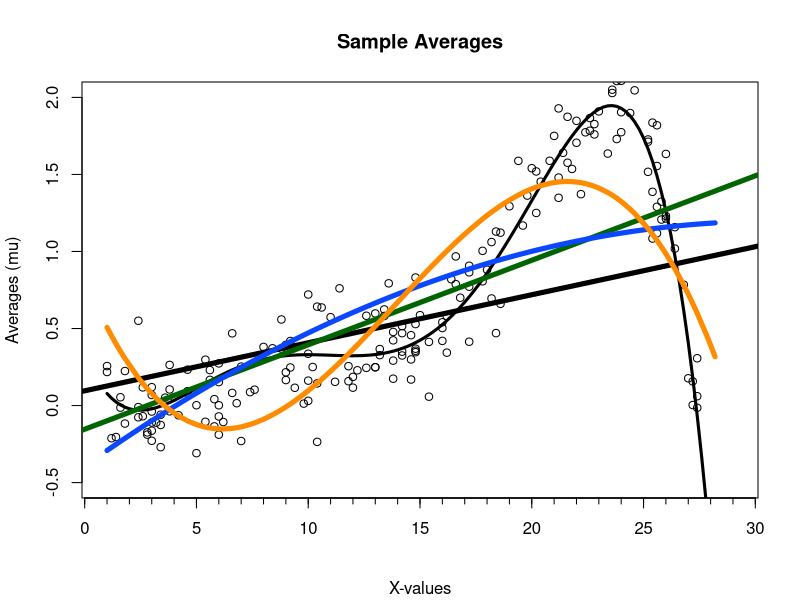

Generate this figure with R:
#x-value range increments with 0.2
x <- seq(1,29,0.2)

#the actual function
real <- function(x){
  y <- ((-(1*10^-5))*x^5 + 0.0006*x^4 - 0.0125*x^3 + 0.11*x^2 - 0.35*x +0.33)
  y <- y
}

y = real(x)

plot(x,y, axes=T, ylim=c(-0.5,2), typ ='l', ann=F, lwd=3)
par(tcl= -0.3, bg= "aliceblue")
axis(1, at=seq(0,30, by=1),labels=F,lwd=1,lwd.ticks=1)

title(main="Sample Averages", sub="X-values", ylab="Averages (mu)")

#real function
real.function = lm(y~x)
abline(real.function, col="black", lwd=5)

xAll = vector()
yAll = vector()


oneSample <- function(x,n){
  mat = matrix(, nrow=n+1, ncol=2)
  mat2 = matrix(, nrow=n+1, ncol=3)
  mat3 = matrix(, nrow=n+1, ncol=4)
  for (i in 1:n){
    xSample <- sample(x, 20, replace=TRUE, prob = NULL)    
    
    #order samples (otherwise messy lines)
    xSample <- sort(xSample, decreasing=FALSE)
    #ySample <- real(xSample)
    #toegevoegd door Jelle
    genSample <- function(x) { 
      return(rnorm(1,mean=real(x), sd=0.2))
    }
    
    ySample <- sapply(xSample, genSample)
    
    #points(xSample,ySample) is a test if the points are actually on the line
    points(xSample,ySample)
    linear.model = lm(ySample~xSample)
    #abline(linear.model, col="red", lwd=1)
    mat[i,]=coef(linear.model)
    
    fit2 <- lm(ySample~xSample + I(xSample^2))
    #show the individual lines of the second order regression lines
    #points(xSample, predict(fit2), type="l", col="#FF0A85", lwd=1)
    mat2[i,]=coef(fit2)
    
    fit3 <- lm(ySample~xSample + I(xSample^2) + I(xSample^3))
    #show the individual lines of the third order regression lines
    #points(xSample,predict(fit3), type="l", col="#66FF33", lwd=1)
    mat3[i,]=coef(fit3)
    
    #Defines all the x-values from the samples and sorts them for smooth lines
    xAll = c(xAll, xSample)
    xAll = sort(xAll)
    yAll = real(xAll)
    
  }
  #Linear regression lines
  avgReg = lm(yAll~xAll)
  if (n==10) {
    abline(lin.reg <- avgReg, col="darkgreen", lwd=5)
    mat[11,] = coef(lin.reg)
  }
  #if (n ==25) {
  #  abline(lin.reg <- avgReg, col="darkgreen", lwd=5)
  #  mat[26,] = coef(lin.reg)
  #}
  #if (n == 250) {
  #  abline(lin.reg <- avgReg, col="darkgreen", lwd=5)
  #  mat[251,] = coef(lin.reg)
  #}
  #quadratic regression lines
  xAll2 = xAll^2
  avgReg2 = lm(yAll~xAll + I(xAll2))
  if (n==10) {
    lines(xAll, predict(avgReg2), col="#0A47FF", lwd=5)
    mat2[11,] = coef(avgReg2)
  }
  #if (n ==25) {
  #  lines(xAll, predict(avgReg2), col="#0A47FF", lwd=5)
  #  mat2[26,] = coef(avgReg2)
  #}
  #if (n == 250) {
  #  lines(xAll, predict(avgReg2), col="#0A47FF", lwd=5)
  #  mat2[251,] = coef(avgReg2)
  #}
  #cubic regression lines
  xAll2 = xAll^2
  xAll3 = xAll^3
  avgReg3 = lm(yAll~xAll + I(xAll2) + I(xAll3))
  if (n==10) {
    lines(xAll, predict(avgReg3), col="darkorange", lwd=5)
    mat3[11,] =coef(avgReg3)
  }
  #if (n ==25) {
  #  lines(xAll, predict(avgReg3), col="darkorange", lwd=5)
  #  mat3[26,] = coef(avgReg3)
  #}
  #if (n == 250) {
  #  lines(xAll, predict(avgReg3), col="darkorange", lwd=5)
  #  mat3[251,] =coef(avgReg3)
  }
  #return(mat)
  #return(mat2)
  #return(mat3)
#}

#run the function
tenSamples = oneSample(x,10)
#twentyfiveSamples = oneSample(x,25)
#twofiftySamples = oneSample(x,250)

